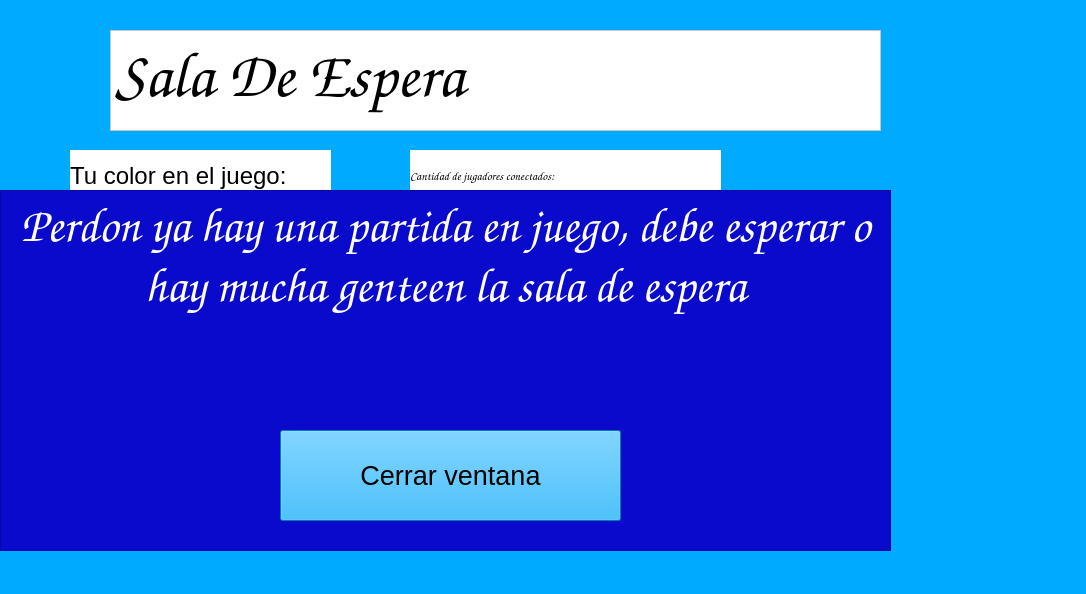
<?xml version="1.0" encoding="UTF-8"?>
<ui version="4.0">
 <class>MainWindow</class>
 <widget class="QMainWindow" name="MainWindow">
  <property name="geometry">
   <rect>
    <x>0</x>
    <y>0</y>
    <width>1086</width>
    <height>594</height>
   </rect>
  </property>
  <property name="font">
   <font>
    <family>Comic Sans MS</family>
   </font>
  </property>
  <property name="windowTitle">
   <string>MainWindow</string>
  </property>
  <property name="styleSheet">
   <string notr="true">background-color: rgb(0, 170, 255)</string>
  </property>
  <widget class="QWidget" name="centralwidget">
   <widget class="QTextBrowser" name="textBrowser">
    <property name="geometry">
     <rect>
      <x>110</x>
      <y>30</y>
      <width>771</width>
      <height>101</height>
     </rect>
    </property>
    <property name="font">
     <font>
      <family>Comic Sans MS</family>
     </font>
    </property>
    <property name="styleSheet">
     <string notr="true">background-color: rgb(255, 255, 255)</string>
    </property>
    <property name="html">
     <string>&lt;!DOCTYPE HTML PUBLIC &quot;-//W3C//DTD HTML 4.0//EN&quot; &quot;http://www.w3.org/TR/REC-html40/strict.dtd&quot;&gt;
&lt;html&gt;&lt;head&gt;&lt;meta name=&quot;qrichtext&quot; content=&quot;1&quot; /&gt;&lt;style type=&quot;text/css&quot;&gt;
p, li { white-space: pre-wrap; }
&lt;/style&gt;&lt;/head&gt;&lt;body style=&quot; font-family:'Comic Sans MS'; font-size:8pt; font-weight:400; font-style:normal;&quot;&gt;
&lt;p style=&quot; margin-top:0px; margin-bottom:0px; margin-left:0px; margin-right:0px; -qt-block-indent:0; text-indent:0px;&quot;&gt;&lt;span style=&quot; font-family:'MS Shell Dlg 2'; font-size:48pt;&quot;&gt;Sala De Espera&lt;/span&gt;&lt;/p&gt;&lt;/body&gt;&lt;/html&gt;</string>
    </property>
   </widget>
   <widget class="QLabel" name="label">
    <property name="geometry">
     <rect>
      <x>70</x>
      <y>150</y>
      <width>261</width>
      <height>51</height>
     </rect>
    </property>
    <property name="font">
     <font>
      <pointsize>18</pointsize>
     </font>
    </property>
    <property name="styleSheet">
     <string notr="true">background-color: rgb(255, 255, 255)</string>
    </property>
    <property name="text">
     <string>Tu color en el juego:</string>
    </property>
   </widget>
   <widget class="QPushButton" name="salir_botton">
    <property name="geometry">
     <rect>
      <x>280</x>
      <y>430</y>
      <width>341</width>
      <height>91</height>
     </rect>
    </property>
    <property name="font">
     <font>
      <pointsize>20</pointsize>
     </font>
    </property>
    <property name="text">
     <string>Cerrar ventana</string>
    </property>
   </widget>
   <widget class="QLabel" name="violeta_jugador">
    <property name="geometry">
     <rect>
      <x>390</x>
      <y>290</y>
      <width>211</width>
      <height>181</height>
     </rect>
    </property>
    <property name="text">
     <string/>
    </property>
    <property name="pixmap">
     <pixmap>sprites/Construcciones/choza_violeta.png</pixmap>
    </property>
    <property name="scaledContents">
     <bool>true</bool>
    </property>
   </widget>
   <widget class="QPushButton" name="botton_comenzar_juego">
    <property name="geometry">
     <rect>
      <x>710</x>
      <y>490</y>
      <width>131</width>
      <height>41</height>
     </rect>
    </property>
    <property name="text">
     <string>Comenzar Juego</string>
    </property>
   </widget>
   <widget class="QLabel" name="stats_jugadores_conectados">
    <property name="geometry">
     <rect>
      <x>410</x>
      <y>150</y>
      <width>311</width>
      <height>51</height>
     </rect>
    </property>
    <property name="font">
     <font>
      <family>Comic Sans MS</family>
     </font>
    </property>
    <property name="styleSheet">
     <string notr="true">background-color: rgb(255, 255, 255)</string>
    </property>
    <property name="text">
     <string>Cantidad de jugadores conectados:</string>
    </property>
   </widget>
   <widget class="QTextBrowser" name="no_partida">
    <property name="geometry">
     <rect>
      <x>0</x>
      <y>190</y>
      <width>891</width>
      <height>361</height>
     </rect>
    </property>
    <property name="font">
     <font>
      <family>Comic Sans MS</family>
     </font>
    </property>
    <property name="styleSheet">
     <string notr="true">background-color: rgb(10, 10, 204)</string>
    </property>
    <property name="html">
     <string>&lt;!DOCTYPE HTML PUBLIC &quot;-//W3C//DTD HTML 4.0//EN&quot; &quot;http://www.w3.org/TR/REC-html40/strict.dtd&quot;&gt;
&lt;html&gt;&lt;head&gt;&lt;meta name=&quot;qrichtext&quot; content=&quot;1&quot; /&gt;&lt;style type=&quot;text/css&quot;&gt;
p, li { white-space: pre-wrap; }
&lt;/style&gt;&lt;/head&gt;&lt;body style=&quot; font-family:'Comic Sans MS'; font-size:8pt; font-weight:400; font-style:normal;&quot;&gt;
&lt;p align=&quot;center&quot; style=&quot; margin-top:0px; margin-bottom:0px; margin-left:0px; margin-right:0px; -qt-block-indent:0; text-indent:0px;&quot;&gt;&lt;span style=&quot; font-family:'MS Shell Dlg 2'; font-size:36pt; color:#ffffff;&quot;&gt;Perdon ya hay una partida en juego, debe esperar o hay mucha genteen la sala de espera&lt;/span&gt;&lt;/p&gt;&lt;/body&gt;&lt;/html&gt;</string>
    </property>
   </widget>
   <zorder>textBrowser</zorder>
   <zorder>label</zorder>
   <zorder>violeta_jugador</zorder>
   <zorder>botton_comenzar_juego</zorder>
   <zorder>stats_jugadores_conectados</zorder>
   <zorder>no_partida</zorder>
   <zorder>salir_botton</zorder>
  </widget>
  <widget class="QMenuBar" name="menubar">
   <property name="geometry">
    <rect>
     <x>0</x>
     <y>0</y>
     <width>1086</width>
     <height>22</height>
    </rect>
   </property>
  </widget>
  <widget class="QStatusBar" name="statusbar"/>
 </widget>
 <resources/>
 <connections/>
</ui>
